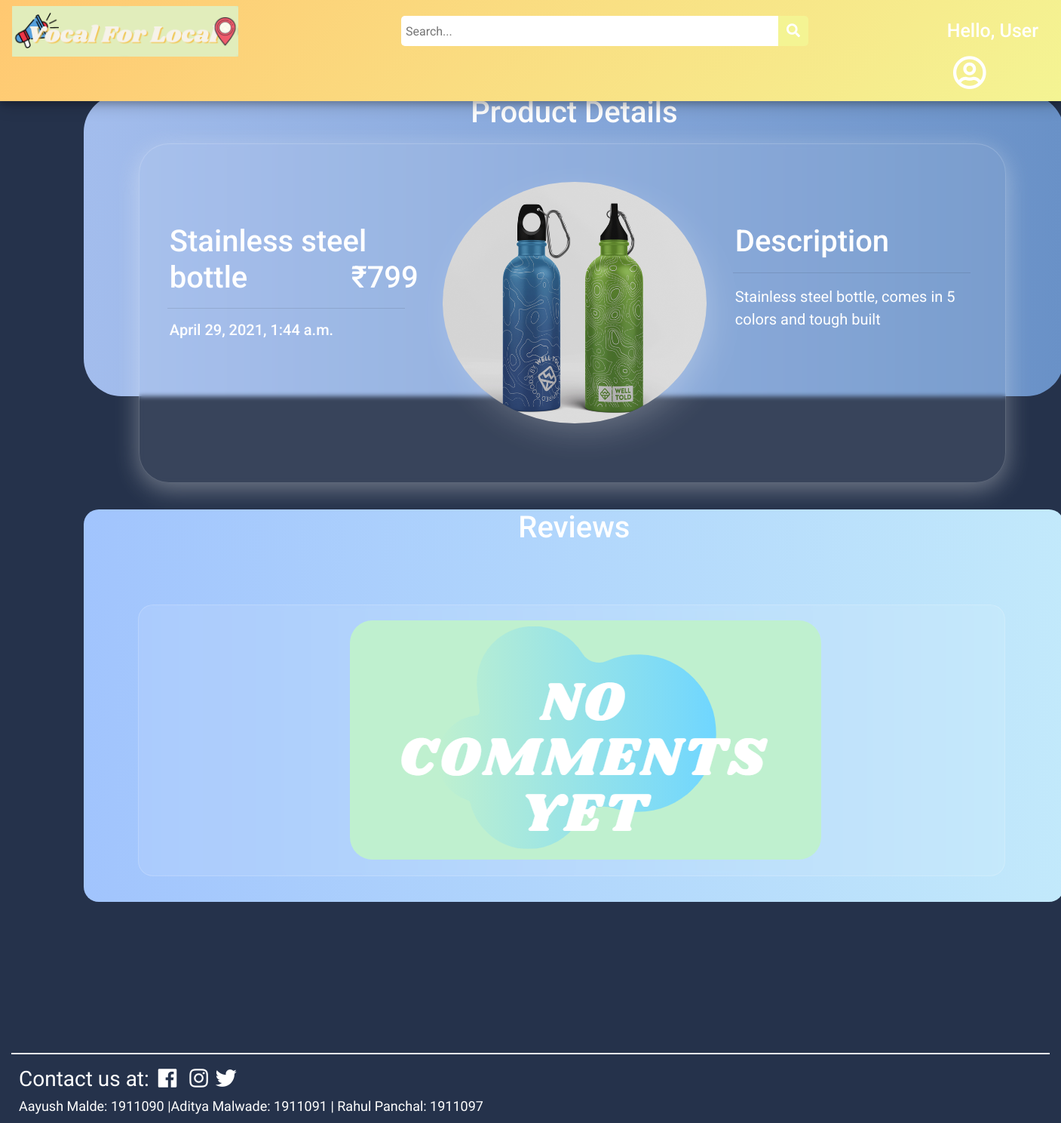
The app's page /accessorize/products/Stainless steel bottle with its own data.
### main/models.py (models this page shows, shortened)
class Post(models.Model):
    p_id = models.IntegerField(primary_key=True, null=False)
    name = models.CharField(max_length=50,null=True)
    description = models.CharField(max_length=1000, null=True)
    photo = models.ImageField(upload_to="images/",null=True,verbose_name="")
    owner = models.ForeignKey(Customer, null=True, on_delete= models.CASCADE)
    date_created = models.DateTimeField(auto_now_add=True, null=True)
    category = models.CharField(max_length=100, null=True)
    availability = models.CharField(max_length=20, null=True)
    location = models.CharField(max_length=50, null=True)
    business_name = models.CharField(max_length=50,null=True)
    price = models.IntegerField(null=True)
    @property
    def imageURL(self):
        try:
            url = self.photo.url
        except :
            url = ''
        return url

### main/views.py (the view, shortened to what this page needs)
# urls.py: path('<str:business>/products/<str:name>',views.viewPost,name="viewPost"),
def viewPost(request,business,name):
	try:
		p = Post.objects.filter(business_name=business,name=name)[0]
	except Post.DoesNotExist:
		raise Http404("No such Product is available with {}".format(business))
	comments = Comment.objects.filter(p_id = p).order_by('-c_id')
	context = {"p":p,"comments":comments}
	return render(request,'main/viewPost.html',context)

### main/templates/main/viewPost.html (shortened to what this page needs)
{% load static %}
<!DOCTYPE html>
<html lang="en">
<head>
  <link rel="stylesheet" href="https://use.fontawesome.com/releases/v5.6.1/css/all.css"
 />
  <link rel="stylesheet" href="https://cdn.jsdelivr.net/npm/bootstrap@4.6.0/dist/css/bootstrap.min.css"
>
    <link rel="stylesheet" href="{%static '/css/viewPost.css' %}">
</head>
<body style="background-color: rgb(37, 50, 75);">
  <div class="topnav">
    <a class="active" href="{% url 'home' %}">
      <img id="logo" src="{% static 'images/logo_final.png' %}" alt="VocalForLocal" />
    </a>
    <div class="search">
      <input type="text" placeholder=" Search..." name="key" id="search-placeholder" />
      <button id="srch" type="submit" onclick="validatePlaceHolder(this)">
        <i class="fa fa-search" style="font-size: 18px"> </i>
      </button>
    </div>
    <span class="hello-msg">
      Hello, {% if user.is_authenticated %} {{request.user}} {% else %} User
      {% endif %}
    </span>
    <a class="nav-link dropdown-toggle" href="#" id="navbarDropdown" role="button" data-bs-toggle="dropdown" aria-expanded="false"          style="margin-left: 160px;">
      <i class="far fa-user-circle" style="color:white; font-size: 45px;"></i>
    </a>
  </div>
  <div class="container-fluid">
    <div id="post-card">
      <h2 style="text-align: center;margin-top: 17px; font-size: 40px;">Product Details</h2>
    </div>
    <div id="image-card">
      <div id="pdt-icon">
        <img src="{{p.imageURL}}" alt="product img" id="pdt-img" style="width: 350px;height: 320px; background-position: center; background-size: cover; border-radius: 50%;">
      </div>
      <div id="pdt-info">
        <h1 id="pdt-name">
          {{p.name}} <span style="float: right;"> &#x20B9;{{p.price}}</span>
        </h1>
        <hr style="width:90%; ">
        <h2 id="price">
          {{p.date_created}}
        </h2>
      </div>
      <div id="details">
        <h1 id="description">
           Description
        </h1>
        <hr style="text-align: center;margin-top: 17px;width: 90%;">
        <div id="description-text">
          <p style="width: 320px; overflow-wrap: break-word; font-size: 20px; height: 230px; overflow-y: scroll;">{{p.description}}</p>
        </div>
      </div>
    </div>
    <div id="comments">
      <h2 style="text-align: center;margin-top: 17px; font-size: 40px;">Reviews</h2>
      <div id="comment-container">
        {% if comments %}
        {% for c in comments %}
        <div class="comment-card">
          <span><i class="far fa-user" style="font-size: 25px; color: black; margin-right: 10px;"></i></span>
          <span style="font-size: 20px;font-weight: bold;">{{c.c_by}} |</span>
          <span style="font-size: 19px;font-weight: 400;"> {{c.text}}<span style="float: right;font-size: 15px; font-weight: 200; color: grey">{{c.timestamp}}</span></span>
        </div>
        {% endfor%}
        {% else %}
       <div style="margin-left: 270px; margin-top: 10px;">
        <img src="{% static 'images/default_msg.PNG' %}" alt="NO COMMENTS" style="border-radius: 30px;">
       </div>
        {% endif %}
      </div>
    </div>
    <hr style="width:100%; height: 0.5px; background-color: white;"/>
    <div class="footer" style="padding-left: 10px;">
      <h3 style="color: white;">Contact us at: <span style="margin:0px 5px;"><i class="fab fa-facebook"></i></span>
        <span style="margin:0px 5px;"><i class="fab fa-instagram"></i></span><span style="margin:0px 5px;"><i class="fab fa-twitter"></i></span>
        <div><span style="font-size: 18px;">Aayush Malde: 1911090 |Aditya Malwade: 1911091 | Rahul Panchal: 1911097 </span></div>
    </div>
  </div>
</body>
</html>

### static/css/viewPost.css (style rules this page uses)
body { font-family:'Roboto', sans-serif; }
* { box-sizing: border-box; }
.hello-msg { position: relative; float: right; font-weight: 500; font-size: 25px; color: #fff; margin-right: 30px; margin-top: 22px; text-align: center; }
.topnav { background: linear-gradient(311deg, #f4f493, #ffc871); overflow: visible; box-shadow: 0 4px 8px 0 rgba(0, 0, 0, 0.2), 0 6px 20px 0 rgba(0, 0, 0, 0.19); position: fixed; top: 0; width: 100%; z-index: 3; }
.topnav a { float: left; padding: 14px 16px; text-decoration: none; font-size: 17px; }
.topnav a.active { color: rgb(255, 102, 0); text-shadow: 2px 2px 7px #ebab4a; transition: all 0.8s; border-radius: 10px; }
.search input[type="text"] { width: 500px; height: 40px; border-top-left-radius: 5px; border-bottom-left-radius: 5px; border: none; margin-top: 20px; background-color: #ffff; }
.search { float: left; margin-left: 200px; margin-top: 1px; }
#srch { transition: all 0.5s; }
.search button { height: 40px; width: 40px; background-color: #f4f493; color: #ffff; border-top-right-radius: 5px; border-bottom-right-radius: 5px; float: right; margin-top: 20px; padding: 5px 10px; margin-right: 16px; font-size: 12px; border: none; cursor: pointer; }
#logo { width: 300px; height: 100%; overflow: hidden; margin-top: -6px; }
.dropdown-toggle::after { display: none; }
.dropdown-toggle { transition: all 0.8s; }
#post-card { margin-top: 125px; position: relative; width: 1300px; height: 400px; background: linear-gradient(to right, #a3bded, #6991c7); background-position: top; background-repeat: no-repeat; background-size: cover; margin-left: 7%; border-radius: 50px; color: white; }
#image-card { margin-top: -335px; position: absolute; width: 1150px; height: 450px; background: rgba(253, 253, 253, 0.089); box-shadow: 0 8px 32px 0 rgba(250, 250, 248, 0.37); backdrop-filter: blur( 3.0px ); -webkit-backdrop-filter: blur( 6.0px ); border-radius: 10px; border: 1px solid rgba( 255, 255, 255, 0.18 ); margin-left: 12%; border-radius: 40px; z-index: 2; color: white; transition: all 0.9s; }
#pdt-img { transition: all 0.5s; box-shadow: 10px 15px 48px -9px rgba(255,255,255,0.28); -webkit-box-shadow: 10px 15px 48px -9px rgba(255,255,255,0.28); -moz-box-shadow: 10px 15px 48px -9px rgba(255,255,255,0.28); }
#pdt-icon { position: absolute; width: 350px; height: 320px; border-radius: 50%; margin-top: 50px; margin-left: 35%; }
#pdt-info { position: absolute; width: 350px; height: 300px; margin-top: 75px; margin-left: 20px; }
#pdt-name { overflow-wrap: break-word; margin-top: 30px; overflow:hidden; margin-left: 20px; }
#price { overflow:hidden; margin-left: 20px; font-size: 20px; }
#details { position: absolute; width: 350px; height: 300px; margin-top: 75px; margin-left: 770px; }
#description { margin-top: 30px; margin-left: 20px; }
#description-text { width: 300px; margin-left: 20px; }
#comments { margin-top: 150px; position: relative; width: 1300px; height: 520px; background: linear-gradient(to right, #a1c4fd, #c2e9fb); background-size: cover; background-position: center; background-repeat: no-repeat; border-radius: 20px; margin-left: 7%; color: white; margin-bottom: 200px; }
#comment-container { padding: 10px; margin-top: 70px; position: absolute; width: 1150px; height: 360px; margin-left: 5.5%; display: flex; flex-direction: row; flex-wrap: wrap; overflow-y: scroll; background: rgba(253, 253, 253, 0.089); backdrop-filter: blur( 3.0px ); -webkit-backdrop-filter: blur( 6.0px ); border-radius: 20px; border: 1px solid rgba( 255, 255, 255, 0.18 ); }
.footer { font-family: 'Spartan',sans-serif; }

### records on screen
Post: imageURL (picture), name "Stainless steel bottle", price "799", date_created "April 29, 2021, 1:44 a.m.", description "Stainless steel bottle, comes in 5 colors and tough built"
